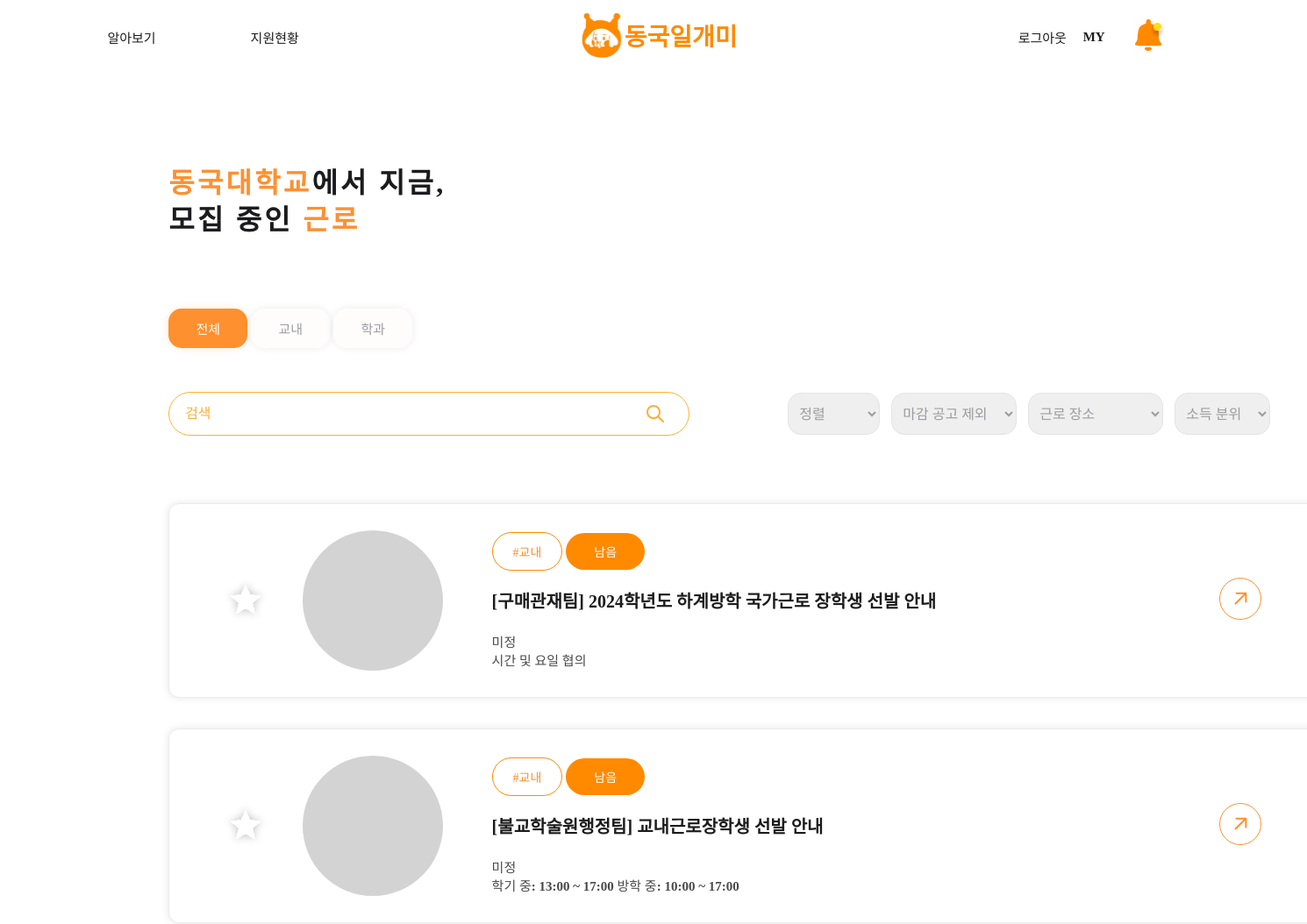
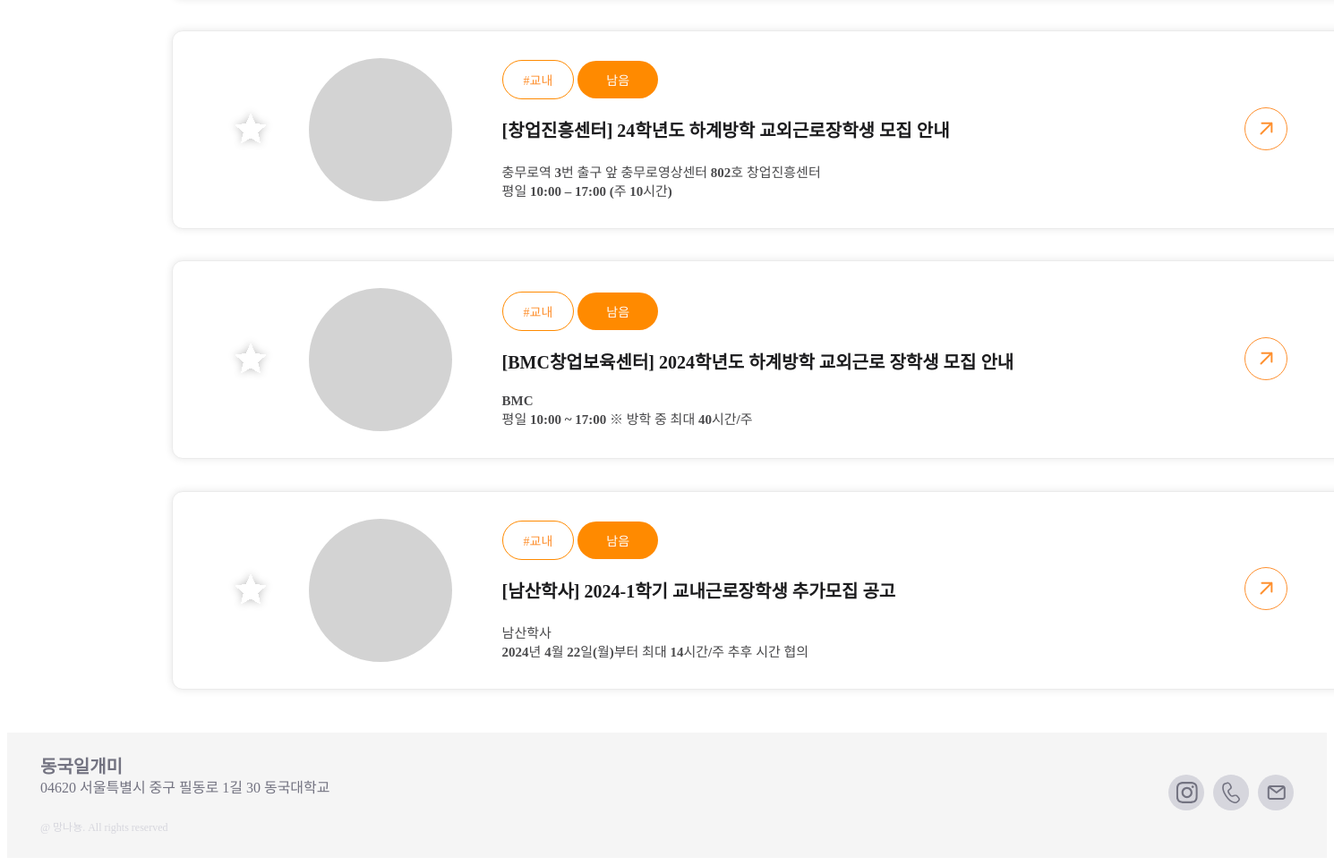
The page /mainlistpage/ (signed in) on the database its author committed (2 pictures, top to bottom).
### main/models.py (models this page shows)
class Post(models.Model):
    title = models.CharField(max_length=50)
    building = models.ImageField(upload_to="post/", blank=True, null=True)
    organization = models.CharField(max_length=50, null=True)
    writer = models.CharField(max_length=50)
    department = models.CharField(max_length=50, null=True)
    is_income_bracket = models.IntegerField(null=False) #boolean
    is_attending = models.IntegerField(null=False) #boolean
    start_date = models.DateField(null=True)
    end_date = models.DateField(null=True)
    place = models.CharField(max_length=50, null=False)
    content = models.CharField(max_length=50, null=False)
    time = models.TextField(max_length=50, null=False)
    recruitment = models.IntegerField(null=True, default=0)
    wage = models.IntegerField(null=True, default=0)
    body = models.TextField()
    file = models.ImageField(upload_to="post/", blank=True, null=True)
    pub_date = models.DateTimeField()

### main/views.py (the view)
# urls.py: path('mainlistpage/', mainlistpage, name="mainlistpage"),
def mainlistpage(request):
    posts = Post.objects.all()
    return render(request, 'main/mainlistpage.html', {'posts':posts})

### main/templates/main/mainlistpage.html (shortened to what this page needs)
{% extends 'base.html' %} {% block content %} {% load static %}
<link
    rel="stylesheet"
    type="text/css"
    href="{% static 'css/main/mainlistpage.css'%}"
/>
<div class="content" id="header">
    <div class="Caption Capital" id="Welcome">
        <p><span class="orange">동국대학교</span>에서 지금,</p>
        <p>모집 중인 <span class="orange">근로</span></p>
    </div>
</div>
<div class="content" id="main1">
    <div id="filter">
        <button class="unchecked button Caption" id="all" value="전체">전체</button>
        <button class="unchecked button Caption" id="oncampus" value="교내">교내</button>
        <button class="unchecked button Caption" id="department" value="학과">학과</button>
    </div>
    <div id="convenience">
        <span id="textfield">
            <input id="search" placeholder="검색" required value>
            <button id="submit" aria-label="submit"></button>
        </span>
        <span id="selector">
            <label for="sort">
                <select id="sort" class="Caption gray thin">
                    <option value="" hidden>정렬</option>
                </select>
            </label>
            <label for="end">
                <select id="end" class="Caption gray thin">
                    <option value="" hidden>마감 공고 제외</option>
                </select>
            </label>
            <label for="place">
                <select id="place" class="Caption gray thin">
                    <option value="" hidden>근로 장소</option>
                </select>
            </label>
            <label for="income">
                <select id="income" class="Caption gray thin">
                    <option value="" hidden>소득 분위</option>
                </select>
            </label>
        </span>
    </div>
</div>
<div class="content" id="main2">
    {% for post in posts %}
    <div class="card">
        <button class="star" value="none" onclick="scrap(this);">
            <img src="{% static 'images/icons/star.svg' %}"/>
        </button>
        <span class="photo">
            <span class="architecture"></span>
        </span>
        <span class="detail">
            <div class="information">
                <span class="info classification small orange">
                    #{{post.department}}
                </span>
                <span class="info date small white">
                    남음
                </span>
            </div>
            <div class="title Caption big">
                [{{post.organization}}] {{post.title}}
            </div>
            <div class="Caption light up">
                <div>{{post.place}}</div>
                <div>{{post.time}}</div>
            </div>
        </span>
        <button type="button" class="more_info">
            <img src="{% static 'images/icons/moreinfo.svg' %}"/>
        </button>
    </div>
    {% endfor %}
</div>
{% endblock %}

### project/templates/base.html (shortened to what this page needs)
<!DOCTYPE html>
{% load static %}
<html lang="ko">
  <head>
  </head>
  <body>
    <div class="container">
      {% include 'shared/_topnav.html' %}
      {% block content %} {% endblock %}
      {% include 'shared/_footer.html' %}
    </div>
  </body>
</html>

### project/templates/shared/_topnav.html (shortened to what this page needs)
{% load static %}
<link
  rel="stylesheet"
  type="text/css"
  href="{% static 'css/shared/topnav.css'%}"
/>
<div class="screen">
  <div class="topnav">
    <section class="nav-1 header-font">
      <div class="div">
        <section class="nav-2">
          <a class="Caption" href="{% url 'main:mainlistpage' %}">알아보기</a>
          <a class="Caption" href="">지원현황</a>
        </section>
        <a class="logo logo-font" href="{% url 'main:mainpage' %}">
          <img src="{% static 'images/logo.svg' %}" />
          동국일개미
        </a>
        <section class="nav-3">
          {% if user.is_authenticated %}
          <a class="Caption" href="/accounts/logout/">로그아웃</a>
          <a class="Caption" href="/accounts/mypage/">MY</a>
          {% endif %}
          <a class="Caption bell">
            <img src="{% static 'images/icons/bell.svg' %}" />
          </a>
        </section>
      </div>
    </section>
  </div>
</div>

### project/templates/shared/_footer.html (shortened to what this page needs)
{% load static %}
<link
    rel="stylesheet"
    type="text/css"
    href="{% static 'css/shared/footer.css'%}"
/>
<div class="footerScreen">
    <div class="footerFrame">
        <div class="footerTextFrame">
            <div class="nameText">동국일개미</div>
            <div class="adressText">04620 서울특별시 중구 필동로 1길 30 동국대학교</div>
            <div class="teamNameText">@ 망나뇽. All rights reserved</div>
        </div>
        <div class="footerIconFrame">
            <div class="icon">
            </div>
            <div class="icon">
            </div>
            <div class="icon">
            </div>
        </div>
    </div>
</div>

### project/static/css/shared/topnav.css (style rules this page uses)
.topnav { display: flex; flex-direction: column; width: 1400px; justify-content: space-between; }
.topnav .nav-1 { display: flex; flex-direction: column; width: 87.5rem; height: 2.25rem; align-items: center; justify-content: center; gap: 0.625rem; transform: translateX(-1.25em); }
.nav-1 .nav-2 { display: flex; gap: 6.75em; margin-top: 2em; }
.topnav .div { display: inline-flex; align-items: center; justify-content: center; column-gap: 20rem; position: relative; flex: 0 0 auto; }
.topnav .logo { display:flex; align-items: center; justify-content: center; margin-top: 1em; }
.nav-1 .nav-3 { display: flex; align-items: center; gap:1.18em; margin-top:2em; }
.Caption { color: #1C1C1E; font-family: SUIT; font-size: 15px; font-style: normal; font-weight: 550; line-height: normal; }
.nav-3 .bell { margin-left: 1em; }
.logo-font { color: #FF8A00; font-family: SUIT; font-size: 28px; font-style: normal; font-weight: 700; line-height: normal; }
a { text-decoration-line: none; }
.gray { color: #9C9CA1; }

### project/static/css/main/mainlistpage.css (style rules this page uses)
.container { width: 100%; }
#header { margin-top: 8em; }
#main1 { margin-top: 4em; }
#convenience { display: flex; margin-top: 2.5em; align-items: center; }
#textfield { display: flex; width: 36em; height: 3em; -webkit-box-align: center; align-items: center; -webkit-box-pack: justify; justify-content: space-between; padding-left: 1em; border-radius: 50px; border: 1px solid #FFAF36; }
#search { width: 450px; font-family: SUIT; font-size: 16px; font-style: normal; font-weight: 500; line-height: normal; border: none; outline: none; background-color: inherit; font-size: 16px; letter-spacing: -0.33px; }
#submit { position: relative; width: 24px; height: 24px; margin: 16px 26px 11px 10px; bottom: 3px; background: url(../../images/icons/search.svg) 0px 0px no-repeat; }
#selector { margin-left: 7em; display:flex; gap: 13px; }
#main2 { margin-top: 4.8em; gap: 2.2em; }
.unchecked { border: 1px solid #E4E4E4; background-color: #FFFDFB; box-shadow: 0px 0px 10px 0px rgba(0, 0, 0, 0.08); color: #9C9CA1; }
.checked { border: none; background-color: #FE902F; box-shadow: 0px 0px 10px 0px rgba(254, 144, 47, 0.20); color: #FFF; }
.button { width: 6em; height: 3em; border: none; border-radius: 1em; }
.card { display:flex; width: 82.625em; height: 13.75em; flex-shrink: 0; border-radius: 0.75em; border: 1px solid #EBEBEB; background: #FFF; box-shadow: 0px 0px 10px 0px rgba(0, 0, 0, 0.10); align-items: center; }
.star { margin-left: 4em; }
.photo { margin-left: 2em; }
.architecture { display:flex; width: 10em; height: 10em; border-radius:50%; background-color: #D3D3D3; }
.detail { margin-left: 3.5em; margin-right: 6.25em; }
.information .info { display: inline-block; }
.classification { display: flex; padding: 11px 23px; justify-content: center; align-items: center; gap: 8px; flex-shrink: 0; border-radius: 30px; border: 1px solid #FF8A00; background: #FFF; }
.date { display: flex; padding: 11px 32px; justify-content: center; align-items: center; gap: 8px; flex-shrink: 0; border-radius: 30px; background: #FF8A00; }
.title { margin-top: 19px; }
.more_info { margin-left: auto; margin-right: 5.31em; }
input { display:inline-block; }
button { background-color: #FFF; border:none; cursor: pointer; }
input::placeholder { color:#FFAF36 }
label { display: inline-flex; align-items: flex-end; }
select { display: flex; height: 3em; padding-left:0.5em; padding-right: 1em; justify-content: flex-end; align-items: center; border-radius: 15px; border: 1px solid #E4E4E4; cursor: pointer; }
.Capital { font-size: 32px; font-style: normal; font-weight: 700; line-height: 10px; letter-spacing: 3.2px; }
.orange { color:#FE902F; }
.white { color: #FFF; }
.gray { color: #9C9CA1 }
.thin { font-size: 16px; font-weight: 500; }
.small { font-size: 14px; font-weight: 500; }
.big { font-size: 20px; font-weight: 600; }
.light { color: rgba(28, 28, 30, 0.80); }
.up { margin-top: 22px; }

### rows shown on the page
Post: department "교내", organization "구매관재팀", title "2024학년도 하계방학 국가근로 장학생 선발 안내", place "미정", time "시간 및 요일 협의"
Post: department "교내", organization "불교학술원행정팀", title "교내근로장학생 선발 안내", place "미정", time "학기 중: 13:00 ~ 17:00 방학 중: 10:00 ~ 17:00"
Post: department "교내", organization "창업진흥센터", title "24학년도 하계방학 교외근로장학생 모집 안내", place "충무로역 3번 출구 앞 충무로영상센터 802호 창업진흥센터", time "평일 10:00 – 17:00 (주 10시간)"
Post: department "교내", organization "BMC창업보육센터", title "2024학년도 하계방학 교외근로 장학생 모집 안내", place "BMC", time "평일 10:00 ~ 17:00 ※ 방학 중 최대 40시간/주"
Post: department "교내", organization "남산학사", title "2024-1학기 교내근로장학생 추가모집 공고", place "남산학사", time "2024년 4월 22일(월)부터 최대 14시간/주 추후 시간 협의"
